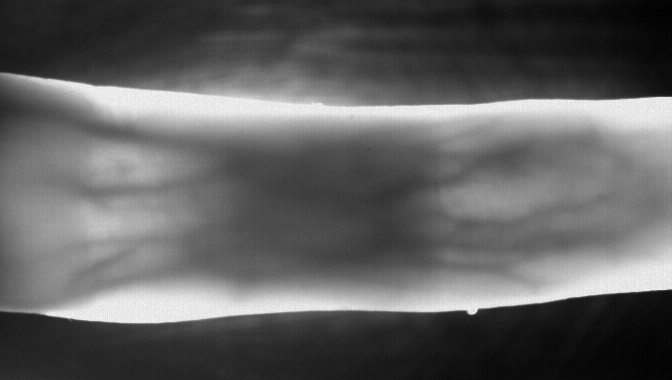
%> input picture 0001/0001_6_1_120509-135511.png, 672 x 380 px
$ octave main_cc.m   (GNU Octave 9; MATLAB toolbox functions it lacks are replaced by stand-ins)
%> lines starting %> are read from the running program, lines starting %| are printed output that depends on the picture; in (x1, y1, x2, y2) boxes, pixels count from 0 and x2, y2 are one past the last pixel; in counts of white or black regions, pixels touching at a corner belong together; the program's own positions count from 1
%> further down, im is the input picture: size 380x672 uint8; min 0, max 253, mean 96.3
### im_enhance.m
function [im_enhanced, nanmask, im_filt] = im_enhance(im, step, bs, nanmask)

%{
Enhance image basing on the Kumar Zhou paper:
'An accurate finger vein based verification system.
Human Identification Using Finger Images'.

Includes finger boundary detection and NaN mask computation, unless the mask is
provided during the function call.
%}

[height, width] = size(im);
%> height = 380; width = 672

%% Laplacian of Gaussian filtering and Canny edge detection
if nargin<4

    h = fspecial('log', 20, 2);
    im_filt = imfilter(im, h, 'replicate');
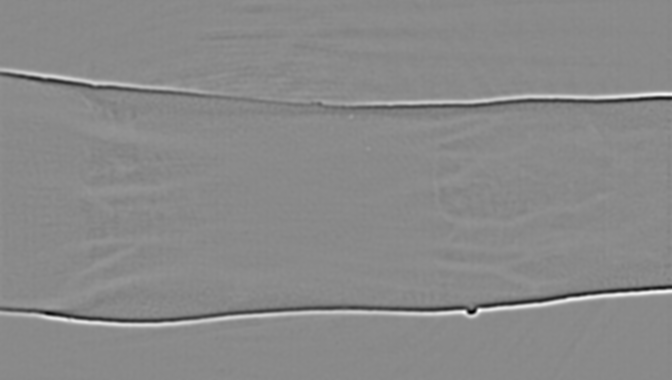
%> im_filt: size 380x672 double; min -0.0594, max 0.0507, mean -2.89e-06; drawn with min black and max white
    im_filt = edge(im_filt, 'Canny', [0.01, 0.75], 0.5);
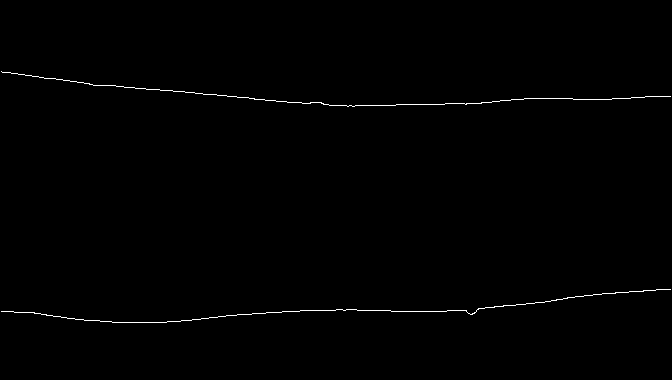
%> im_filt: size 380x672 logical; 0.53% white in thin lines or dots, all inside (x1, y1, x2, y2) = (1, 71, 671, 323)
    im_filt(:,1) = im_filt(:,2); im_filt(:,end) = im_filt(:,end-1); %to correct the masking
%> after `im_filt(:,1) = im_filt(:,2)`: im_filt: size 380x672 logical; 0.53% white in thin lines or dots, all inside (x1, y1, x2, y2) = (0, 71, 671, 323)
%> after `im_filt(:,end) = im_filt(:,end-1)`: im_filt: size 380x672 logical; 0.53% white in thin lines or dots, all inside (x1, y1, x2, y2) = (0, 71, 672, 323)

    %% NaN mask for the regions outside the finger
    h2 = ceil(height/2);
%> h2 = 190
    nanmask = ones(height, width);
    for colidx=1:width
        col = im_filt(1:h2,colidx);
        [~, idx] = max(col(:));
        nanmask(1:idx, colidx) = NaN;

        col = im_filt(h2:end,colidx);
        [~, idx] = max(col(:));
        nanmask((h2+idx):end, colidx) = NaN;
    end
%> this loop made 672 passes
%> nanmask: size 380x672 double; 43.63% of the values are NaN or infinite; the others: min 1, max 1, mean 1

end
%% Block average filtering
% step = 5; % number of pixels from start of one block to start of the other
% bs = 15; % half of block size
im_nan = im .* nanmask; %original image masked with NaN outside the finger region
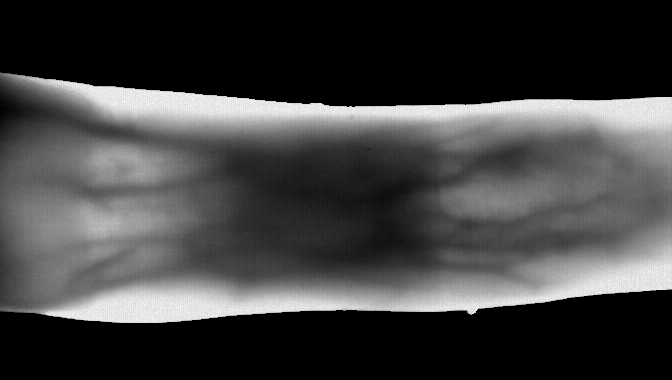
%> im_nan: size 380x672 double; 43.63% of the values are NaN or infinite; the others: min 0.161, max 0.992, mean 0.535; drawn with min black, max white, NaN and infinite black
%> the run ends on the next line
im_pad = padarray(im_nan,[bs bs], 'replicate'); %padded image
[h, w] = size(im_pad);
backim = zeros(h, w); %background image - allocate
for vstart = (1+bs):step:(h-bs)
    for hstart = (1+bs):step:(w-bs)
        block = im_pad((vstart-bs):(vstart+bs),(hstart-bs):(hstart+bs));
        avI = nanmean(block(:)); % compute average ignoring NaNs
        if isnan(avI)
            avI = 0; % set the outside to 0
        end

        % put the average intensity in respective blocks of the background image
        halfstep = ceil(step/2);
        backim((vstart-halfstep):(vstart+halfstep),(hstart-halfstep):(hstart+halfstep)) = avI;
    end
end
backim = backim(bs:(end-bs-1), bs:(end-bs-1)); %remove padding
backim_downsampled = imresize(backim, 1/step); % downsample(average blocks - to points)
back_interp = imresize(backim_downsampled, [height, width]); % bicubic interpolation to size of the original image
im_subtracted = im_nan - 0.7*back_interp; % subtract scaled background image from the NaN-masked one

immean = mean(im_subtracted(~isnan(im_subtracted))); %mean value of the finger region after background subtraction
im2 = im_subtracted;
im2(isnan(im_subtracted)) = immean; %set outside of the finger to the mean (for local histogram equalisation)
im_ad_local = adapthisteq(im2, 'NumTiles', [16, 32], 'ClipLimit', 0.04) .* nanmask; % local histogram equalisation; 16 rows, 32 cols

im_enhanced = im2double(im_ad_local); %output
end

### main_cc.m
%% Here is the main script for the project.
  % Once a part of project is completed, it can be admitted here

clear variables; close all;
addpath(genpath('.'));


% %% file handling - function usage
% datapath = [pwd '\images']; % specify directory containing the folders with images
% immap = metadata_array(datapath); % create metadata_array object
% image0 = get_image(immap, 'participant', '0001', 'finger', 'right_ring',...
%     'measurement', 2); % create image_container object - image+metadata
% % the above is equivalent to:
% % image0 = get_image(immap, 'participant', '0001', 'finger', 6, 'measurement', 2);
%
%
% show_image(image0);
% % finger = name_finger(image0)
% % filename = image0.meta.im_fname
%
% %% Enhancement
% im = image0.image;

im = imread('0001_6_1_120509-135511.png');
% im1 = imread('0001_6_2_120509-135725.png');

[im_enhanced, fingermask] = im_enhance(im2double(im));

$ run again, with 0001/0001_1_1_120509-135315.png copied over 0001/0001_6_1_120509-135511.png
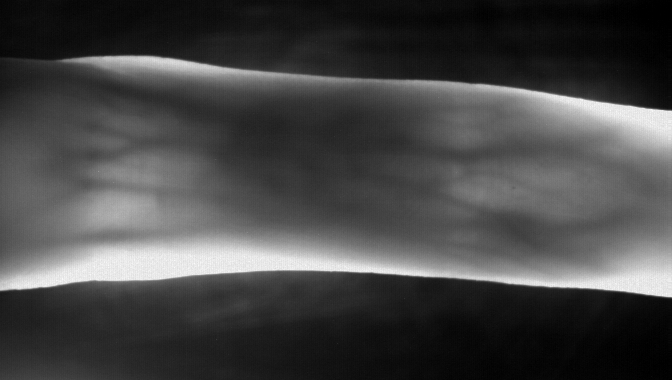
%> input picture 0001/0001_1_1_120509-135315.png, 672 x 380 px
%> im is the input picture: size 380x672 uint8; min 0, max 253, mean 69.4
%> in im_enhance, `im_filt = edge(im_filt, 'Canny', [0.01, 0.75], 0.5);`:
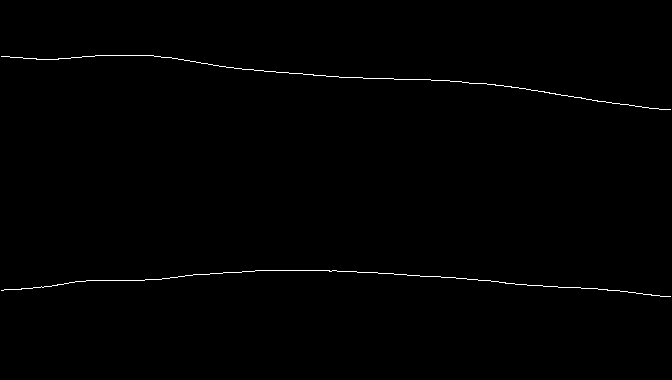
%> im_filt: size 380x672 logical; 0.53% white in thin lines or dots, all inside (x1, y1, x2, y2) = (1, 55, 671, 297)
%> the loop in im_enhance, `for colidx=1:width` made 672 passes
%> in im_enhance, `im_nan = im .* nanmask;`:
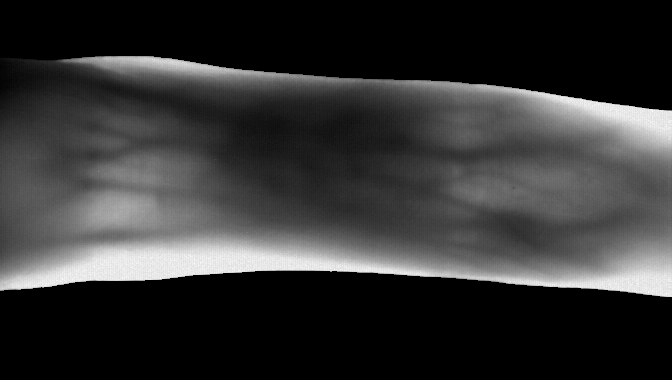
%> im_nan: size 380x672 double; 46.32% of the values are NaN or infinite; the others: min 0.0745, max 0.992, mean 0.422; drawn with min black, max white, NaN and infinite black

$ run again, with 0001/0001_1_2_120509-135537.png copied over 0001/0001_6_1_120509-135511.png
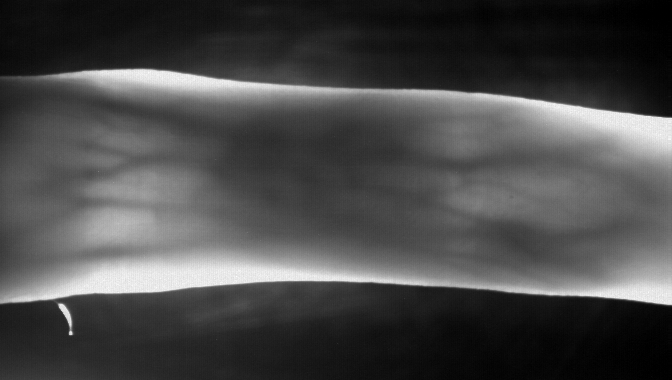
%> input picture 0001/0001_1_2_120509-135537.png, 672 x 380 px
%> im is the input picture: size 380x672 uint8; min 0, max 254, mean 72.6
%> in im_enhance, `im_filt = edge(im_filt, 'Canny', [0.01, 0.75], 0.5);`:
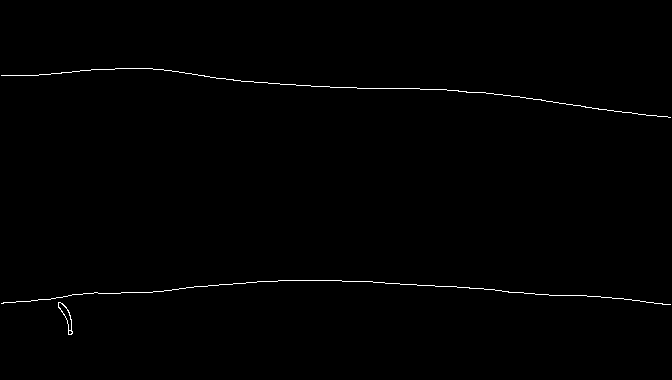
%> im_filt: size 380x672 logical; 0.56% white in thin lines or dots, all inside (x1, y1, x2, y2) = (1, 68, 671, 335)
%> the loop in im_enhance, `for colidx=1:width` made 672 passes
%> in im_enhance, `im_nan = im .* nanmask;`:
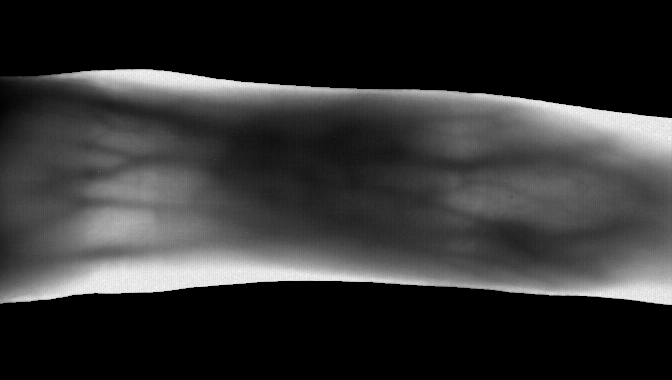
%> im_nan: size 380x672 double; 46.54% of the values are NaN or infinite; the others: min 0.114, max 0.996, mean 0.439; drawn with min black, max white, NaN and infinite black
